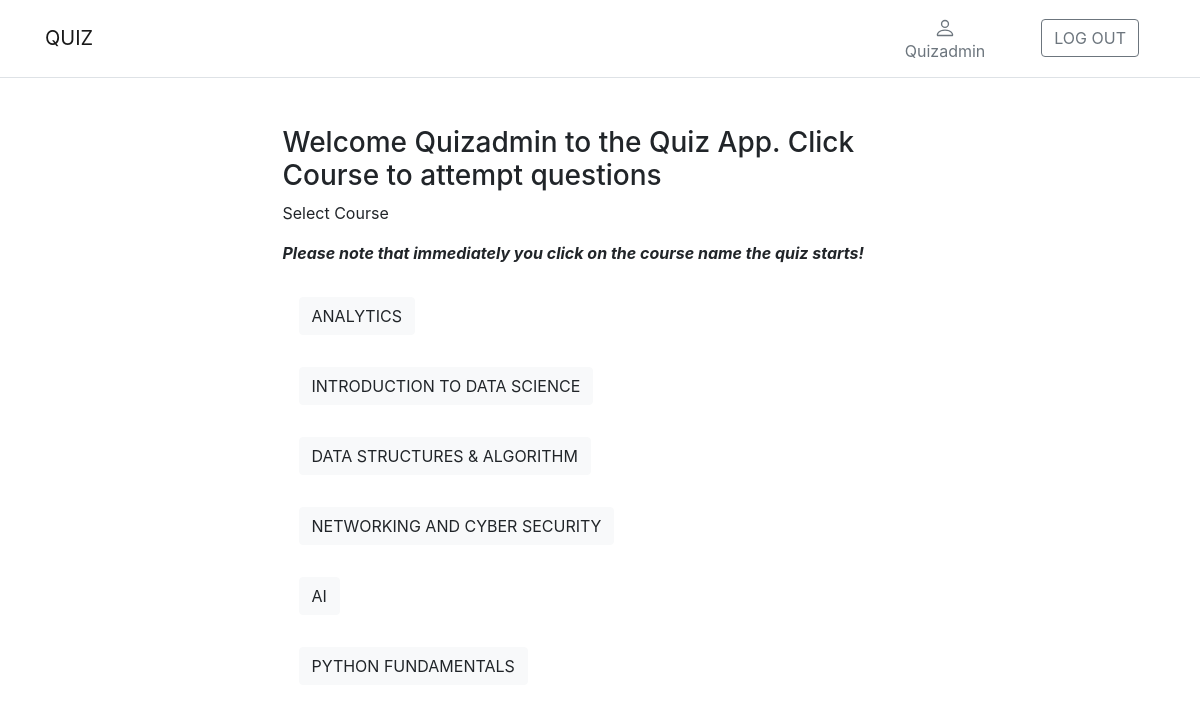
Screenshot of / (signed in) with the database file from the repository.
### users/models.py (models this page shows, shortened)
class Student(AbstractBaseUser, PermissionsMixin):
    DEPARTMENT_CHOICES = (
        ("-----", "------"),
        ("COMPUTER SCIENCE", "COMPUTER SCIENCE"),
        ("MATHEMATICS & STATISTICS", "MATHEMATICS & STATISTICS"),
        ("COMPUTER INFO SYSTEM", "COMPUTER INFO SYSTEM")
    )
    COURSE_CHOICES = (
        ("-----", "------"),
        ("DATA STRUCTURES & ALGORITHM", "DATA STRUCTURES & ALGORITHM"),
        ("INTRODUCTION TO DATA SCIENCE", "INTRODUCTION TO DATA SCIENCE"),
        ("ARTIFICIAL INTELLIGENCE", "ARTIFICIAL INTELLIGENCE"),
        ("ANALYTICS", "ANALYTICS")
    )
    username = models.CharField(_('username'), max_length=65, unique=True)
    email = models.EmailField(max_length=65, unique=True)
    department = models.CharField(max_length=65, choices=DEPARTMENT_CHOICES, default='COMPUTER SCIENCE', blank=False, null=False)
    course1 = models.CharField(max_length=65, choices=COURSE_CHOICES, blank=True, null=True)
    course2 = models.CharField(max_length=65, choices=COURSE_CHOICES,  blank=True, null=True)
    course3 = models.CharField(max_length=65, choices=COURSE_CHOICES, blank=True, null=True)
    is_active = models.BooleanField(default=True)
    is_staff = models.BooleanField(default=True)
    objects = CustomAccountManager()
    USERNAME_FIELD = 'username'
    REQUIRED_FIELDS = ['email', 'department']
    class Meta:
        verbose_name = 'Students'
        verbose_name_plural = 'Students'

### quizapp/models.py (models this page shows, shortened)
class Course(models.Model):
    quiz_name = models.CharField(max_length=265, null=False, db_index=True)
    slug = models.SlugField(max_length=265, unique=True)
    class Meta:
        verbose_name_plural = 'Courses'

### quizapp/views.py (the view)
# urls.py: 2. Add a URL to urlpatterns:  path('', views.home, name='home')
@login_required
def home(request):
    courses = Course.objects.all()
    questionForm = TakeQuiz()
    return render(request, 'quizapp/index.html', {'form':questionForm, 'courses':courses})

### templates/quizapp/index.html (shortened to what this page needs)
{% extends "users/base.html" %}
{% block content %}
<form action="." method="POST">
    <div class="container-fluid">
        <div class="row no-gutter">
            <div class="col-md-12">
                <div class="login d-flex align-items-center py-5">
                    <div class="container">
                        <div class="row">
                            <div class="col-12 col-lg-7  mx-auto">
                             <h3> Welcome {{ user.username|title }} to the Quiz App. Click Course to attempt questions</h3>
                             <p>Select Course</p>
                             <p><i><b>Please note that immediately you click on the course name the quiz starts!</b></i></p>
                             <ul class="list-unstyled">
                             {% for course in courses %}
                               <li ><a class="btn btn-light m-3" role="button" href="{% url 'quizapp:questions' course.slug %}">{{ course.quiz_name }}</a></li>
                            {% endfor %}
                            </ul>
                            </div>
                        </div>
                    </div>
                </div>
            </div>
        </div>
    </div>
</form>
{% endblock %}

### templates/users/base.html (shortened to what this page needs)
{% load static %}
<!DOCTYPE html>
<html lang="en">
<head>
    <link href="https://cdn.jsdelivr.net/npm/bootstrap@5.0.0-beta1/dist/css/bootstrap.min.css" rel="stylesheet">
    <link href="{% static 'css/bootstrap.min.css'%}" rel="stylesheet" />
</head>
<body>
    <header>
        <nav class="navbar navbar-expand-md navbar-light bg-white border-bottom">
            <div class="container">
                <a class="navbar-brand mr-5" href="{% url 'quizapp:home' %}">QUIZ</a>
                <div class="collapse navbar-collapse" id="navbarCollapse">
                    <a type="button" role="button" href=""
                        class="btn btn-outline-secondary border-0 px-4 account-btn mx-3">
                        <div>
                        </div>
                        <span class="fs15 fw500">{{ user.username }}</span>
                        {% if request.user.is_authenticated %}
                        <a type="button" class="btn btn-outline-secondary mx-3" href="{% url 'account:logout' %}"><span class="fs15 fw500">LOG OUT</span></a>
                        {% else %}
                        <a type="button" class="btn btn-outline-secondary mx-3" href="{% url 'account:login' %}"><span class="fs15 fw500">LOG IN</span></a>
                        {% endif %}
                    </a>
                </div>
            </div>
        </nav>
    </header>
    <div id>{% block content %}{% endblock %}</div>
</body>
</html>

### rows the page displays
Student: username "Quizadmin"
Course: quiz_name "ANALYTICS"
Course: quiz_name "INTRODUCTION TO DATA SCIENCE"
Course: quiz_name "DATA STRUCTURES & ALGORITHM"
Course: quiz_name "NETWORKING AND CYBER SECURITY"
Course: quiz_name "AI"
Course: quiz_name "PYTHON FUNDAMENTALS"
